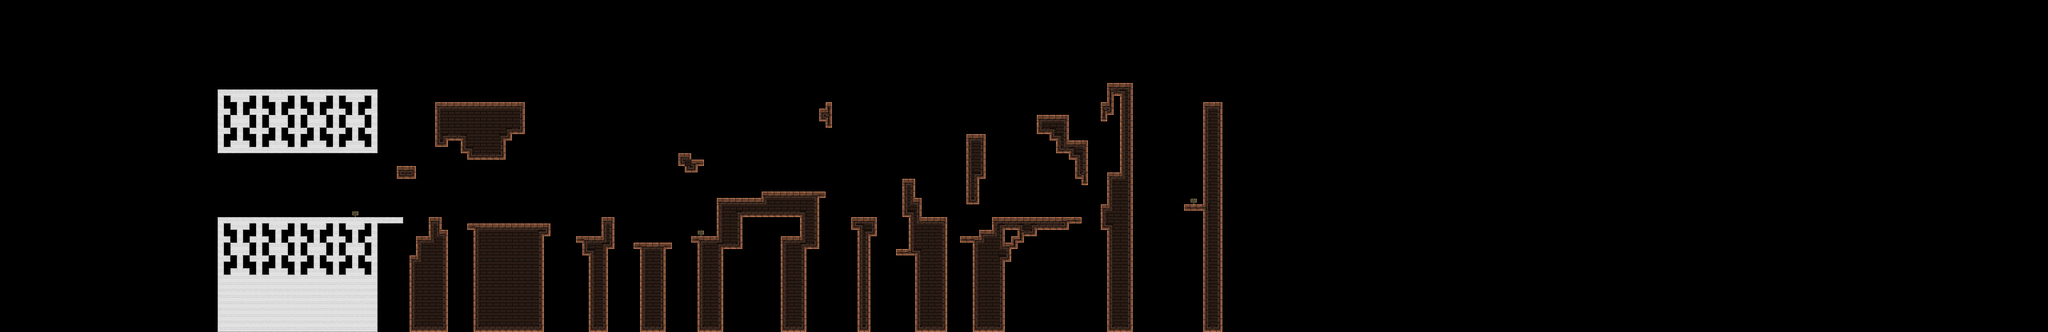

Below is a game level as drawn by its tile map, then a one-line description and the .tmx that defines it (tile-layer data replaced by summaries):
An orthogonal 320x52 tile map with 8x8 px tiles, 6 tile layers (prototype, prototype_fall, Overlay, terrain_iron, ...), 3 tilesets and 9 objects (4x Player, 3x Interaction, 2x Checkpoint).

<map version="1.10" tiledversion="2024.05.24" orientation="orthogonal" renderorder="right-down" width="320" height="52" tilewidth="8" tileheight="8" infinite="0" nextlayerid="42" nextobjectid="17">
 <tileset firstgid="1" source="../../../graphics/tilesets/kitchen/kitchen.tsx" />
 <tileset firstgid="106" source="../../../graphics/tilesets/wood/wood.tsx" />
 <tileset firstgid="362" source="../../../graphics/tilesets/night/Night.tsx" />
 <layer id="1" name="prototype" width="320" height="52">
  <data>[16640 cells, 1859 non-empty, 2 distinct tile ids]</data>
 </layer>
 <layer id="34" name="prototype_fall" width="320" height="52">
  <data>[16640 cells, 8 non-empty, 1 distinct tile ids]</data>
 </layer>
 <layer id="6" name="Overlay" width="320" height="52">
  <data>[16640 cells, 3 non-empty, 1 distinct tile ids]</data>
 </layer>
 <objectgroup id="3" name="Locations">
  <object id="1" name="Spawn" type="Player" x="954.058" y="234.692">
   <point />
  </object>
  <object id="2" name="Win" type="Player" x="331" y="149.667" />
  <object id="5" name="OutOfBounds" type="Player" x="318.667" y="378.667" width="1800" height="20" />
  <object id="8" name="Barrier" type="Player" x="300" y="0" width="20" height="328" />
  <object id="9" name="1" type="Checkpoint" x="973" y="196" width="27" height="30" />
  <object id="12" name="dash_up" type="Interaction" x="864.05" y="288.005" width="23.9684" height="7.71937" />
  <object id="13" name="2" type="Checkpoint" x="1155.83" y="129" width="27" height="30" />
  <object id="14" name="intro" type="Interaction" x="431.818" y="263.818" width="23.8182" height="8.54545" />
  <object id="15" name="dash_dir" type="Interaction" x="1480.36" y="248.085" width="24" height="7.90909" />
 </objectgroup>
 <layer id="37" name="terrain_iron" width="320" height="52">
  <data>[16640 cells, 544 non-empty, 74 distinct tile ids]</data>
 </layer>
 <layer id="38" name="terrain_wood" width="320" height="52">
  <data>[16640 cells, 1315 non-empty, 28 distinct tile ids]</data>
 </layer>
 <layer id="41" name="terrain_wood_fall" width="320" height="52">
  <data>[16640 cells, 8 non-empty, 7 distinct tile ids]</data>
 </layer>
</map>
